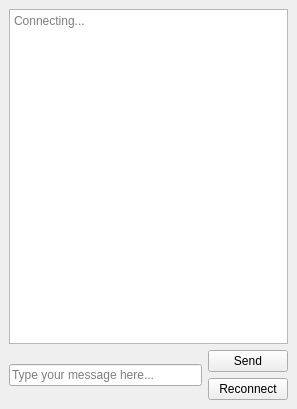
<?xml version="1.0" encoding="UTF-8"?>
<ui version="4.0">
    <class>MainWindow</class>
    <widget class="QMainWindow" name="MainWindow">
        <property name="geometry">
            <rect>
                <x>0</x>
                <y>0</y>
                <width>297</width>
                <height>409</height>
            </rect>
        </property>
        <property name="windowTitle">
            <string>Chat v0.1</string>
        </property>
        <widget class="QWidget" name="centralwidget">
            <layout class="QGridLayout" name="gridLayout">
                <item row="0" column="0" colspan="2">
                    <widget class="QPlainTextEdit" name="message_box">
                        <property name="readOnly">
                            <bool>true</bool>
                        </property>
                        <property name="placeholderText">
                            <string>Connecting...</string>
                        </property>
                    </widget>
                </item>
                <item row="2" column="1">
                    <widget class="QPushButton" name="reconnect_button">
                        <property name="text">
                            <string>Reconnect</string>
                        </property>
                    </widget>
                </item>
                <item row="1" column="1">
                    <widget class="QPushButton" name="message_button">
                        <property name="text">
                            <string>Send</string>
                        </property>
                    </widget>
                </item>
                <item row="1" column="0" rowspan="2">
                    <widget class="QLineEdit" name="message_input">
                        <property name="placeholderText">
                            <string>Type your message here...</string>
                        </property>
                    </widget>
                </item>
            </layout>
        </widget>
    </widget>
    <resources/>
    <connections/>
</ui>
